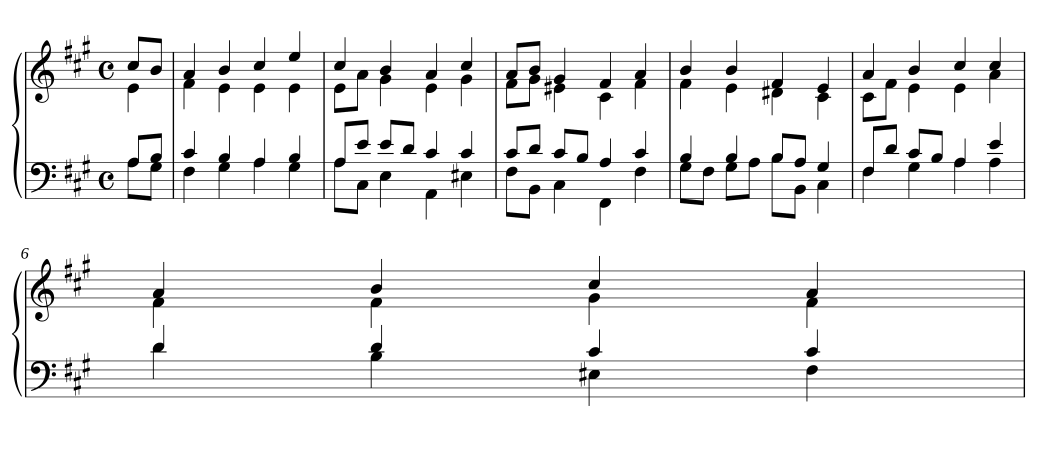
#> input picture tests/fixtures/closed.png, 3150 x 1347 px (shown at 1/3 size)
$ python -i preprocess.py   (imports and definitions only)
#> lines starting #> are read from the running program, lines starting #| are printed output that depends on the picture; after the words box and inside, x2 and y2 are one past the last pixel; in counts of white or black regions, pixels touching at a corner belong together
"""Image clean-up before OMR: background flattening, deskew and rescaling."""

from __future__ import annotations

from dataclasses import dataclass
from pathlib import Path

import cv2
import numpy as np

TARGET_INTERLINE = 20.0


@dataclass
class PreprocessInfo:
    interline: float | None
    line_thickness: float | None
    skew_degrees: float
    scale: float
    flattened: bool


def _binary(gray: np.ndarray) -> np.ndarray:
    _, bw = cv2.threshold(gray, 0, 255, cv2.THRESH_BINARY_INV + cv2.THRESH_OTSU)
    return bw


def estimate_staff_metrics(gray: np.ndarray) -> tuple[float | None, float | None]:
    """Return (interline, line thickness) in pixels from vertical run lengths."""
    bw = _binary(gray) > 0
    _, w = bw.shape
    black_runs: list[int] = []
    combo_runs: list[int] = []
    for x in range(0, w, max(1, w // 200)):
        col = bw[:, x].astype(np.int8)
        edges = np.flatnonzero(np.diff(np.concatenate(([0], col, [0]))))
        starts, ends = edges[0::2], edges[1::2]
        if len(starts) < 2:
            continue
        lengths = ends - starts
        black_runs.extend(lengths.tolist())
        combo_runs.extend((starts[1:] - starts[:-1]).tolist())
    if not black_runs or not combo_runs:
        return None, None
    thickness = float(np.bincount(black_runs).argmax())
    combo = np.bincount(combo_runs)
    combo[: int(thickness) + 3] = 0
    interline = float(combo.argmax()) if combo.any() else None
    return interline, thickness


def estimate_skew(gray: np.ndarray) -> float:
    """Skew angle in degrees, from long near-horizontal lines (staff lines)."""
    bw = _binary(gray)
    _, w = bw.shape
    lines = cv2.HoughLinesP(bw, 1, np.pi / 1800, threshold=200, minLineLength=w // 4, maxLineGap=10)
    if lines is None:
        return 0.0
    angles = []
    for x1, y1, x2, y2 in lines.reshape(-1, 4):
        a = np.degrees(np.arctan2(y2 - y1, x2 - x1))
        if abs(a) < 10:
            angles.append(a)
    return float(np.median(angles)) if angles else 0.0


def rotate(gray: np.ndarray, degrees: float) -> np.ndarray:
    h, w = gray.shape
    m = cv2.getRotationMatrix2D((w / 2, h / 2), degrees, 1.0)
    return cv2.warpAffine(gray, m, (w, h), flags=cv2.INTER_CUBIC, borderValue=255)


def flatten_background(gray: np.ndarray) -> tuple[np.ndarray, bool]:
    """Remove uneven lighting (phone photos). No-op for clean scans."""
    k = max(15, (min(gray.shape) // 40) | 1)
    bg = cv2.medianBlur(cv2.dilate(gray, np.ones((7, 7), np.uint8)), k)
    if float(bg.std()) < 8.0:
        return gray, False
    diff = 255 - cv2.absdiff(gray, bg)
    norm = cv2.normalize(diff, None, 0, 255, cv2.NORM_MINMAX)
    return norm, True


def preprocess_image(src: Path, dst: Path, target_interline: float = TARGET_INTERLINE) -> PreprocessInfo:
#> called with src = '../../tests/fixtures/closed.png', dst = 'out.png', target_interline = 20
    gray = cv2.imread(str(src), cv2.IMREAD_GRAYSCALE)
#> gray is the input picture: shape (1347, 3150); min 0, max 255, mean 238.1
    if gray is None:
        raise ValueError(f"Cannot read image {src}")
    gray, flattened = flatten_background(gray)
#> in flatten_background, `bg = cv2.medianBlur(cv2.dilate(gray, np.ones((7, 7), np.uint8)), k)`:
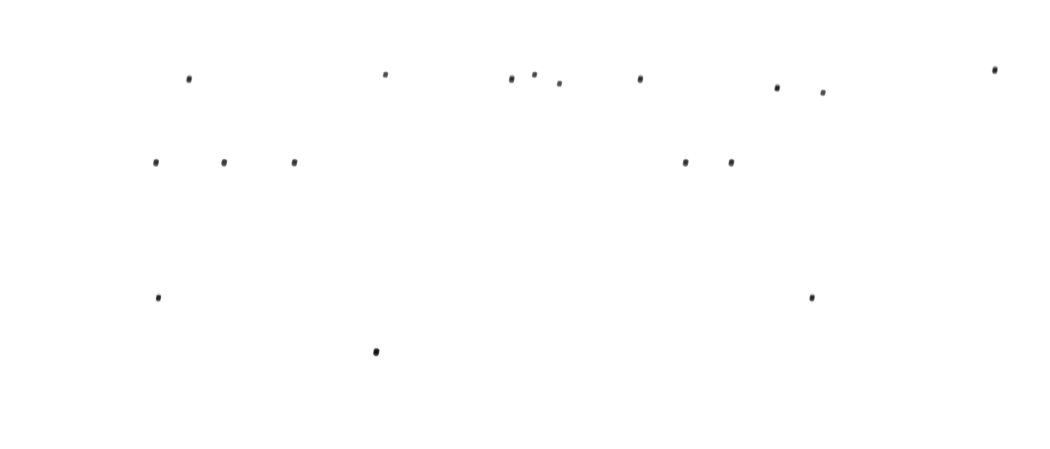
#> bg: shape (1347, 3150) (shown at 1/3 size); min 15, max 255, mean 254.8
#> flattened = False
    skew = estimate_skew(gray)
#> in _binary, `_, bw = cv2.threshold(gray, 0, 255, cv2.THRESH_BINARY_INV + cv2.THRESH..`:
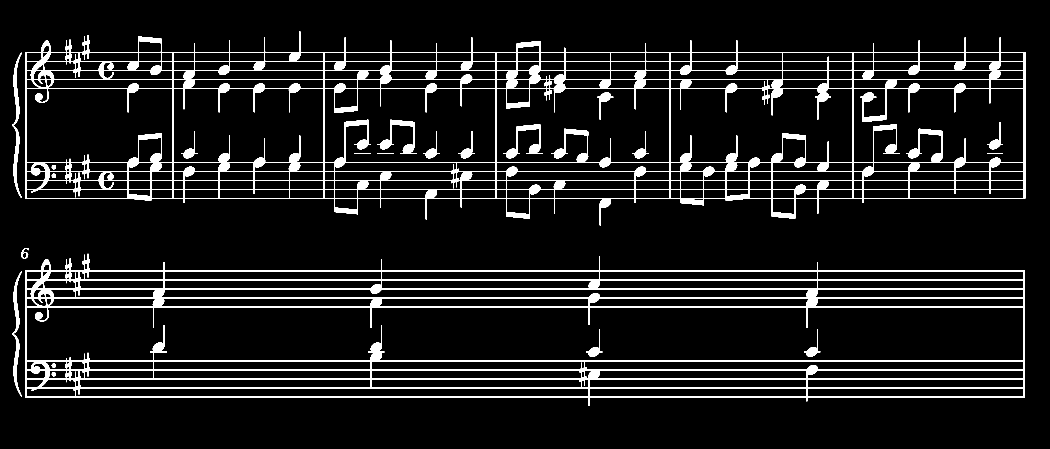
#> bw: shape (1347, 3150) (shown at 1/3 size); 7.1% white; 22 white regions, largest, box (x1, y1, x2, y2) and area: (75, 94, 3076, 677) 194226, (75, 761, 3075, 1218) 84294, (36, 158, 66, 594) 3445
#> in estimate_skew, `lines = cv2.HoughLinesP(bw, 1, np.pi / 1800, threshold=200, minLineLen..`: lines = 45 rows, first 6: [75, 1164, 3074, 1164], [75, 866, 3074, 866], [75, 893, 3074, 893], [75, 594, 3075, 594], [75, 514, 3075, 514], [75, 184, 3075, 184]
#> the loop in estimate_skew, `for x1, y1, x2, y2 in lines.reshape(-1, 4):` made 45 passes
#> (y1, x2, y2) on passes 1 to 12: (1164, 3074, 1164), (866, 3074, 866), (893, 3074, 893), (594, 3075, 594), (514, 3075, 514), (184, 3075, 184), (1190, 3074, 1190), (541, 3075, 541), (1163, 3074, 1163), (210, 3075, 210), (1083, 3074, 1083), (596, 3074, 596)
#> after the loop in estimate_skew, `for x1, y1, x2, y2 in lines.reshape(-1, 4):`: angles = 45 values from 0 to 0
#> skew = 0
    if abs(skew) > 0.1:
        gray = rotate(gray, skew)
    interline, thickness = estimate_staff_metrics(gray)
#> the loop in estimate_staff_metrics, `for x in range(0, w, max(1, w // 200)):` made 210 passes
#> (edges, starts, ends, lengths) on passes 5 to 6: ([163, 170, 582, 590, 819, 826, 1177, 1185], [163, 582, 819, 1177], [170, 590, 826, 1185], [7, 8, 7, 8]), ([156, 597, 745, 747, 757, 759, 774, 776, 812, 1192], [156, 745, 757, 774, 812], [597, 747, 759, 776, 1192], [441, 2, 2, 2, 380])
#> after the loop in estimate_staff_metrics, `for x in range(0, w, max(1, w // 200)):`: black_runs = 4137 values, max 441 at index 12, min 2 at index 13, mean 4.95; combo_runs = 3935 values, max 656 at index 2559, min 3 at index 53, mean 53.12
#> in estimate_staff_metrics, `thickness = float(np.bincount(black_runs).argmax())`: thickness = 2
#> in estimate_staff_metrics, `combo = np.bincount(combo_runs)`: combo = 657 values, max 2815 at index 27, min 0 at index 0, mean 5.99
#> in estimate_staff_metrics, `interline = float(combo.argmax()) if combo.any() else None`: interline = 27
#> interline = 27; thickness = 2
    scale = 1.0
    if interline and (interline < 0.75 * target_interline or interline > 2.0 * target_interline):
        scale = target_interline / interline
        interp = cv2.INTER_CUBIC if scale > 1 else cv2.INTER_AREA
        gray = cv2.resize(gray, None, fx=scale, fy=scale, interpolation=interp)
#> (the run stopped early here; a loop or call above may not have finished)

$ run again, on tests/fixtures/open.png
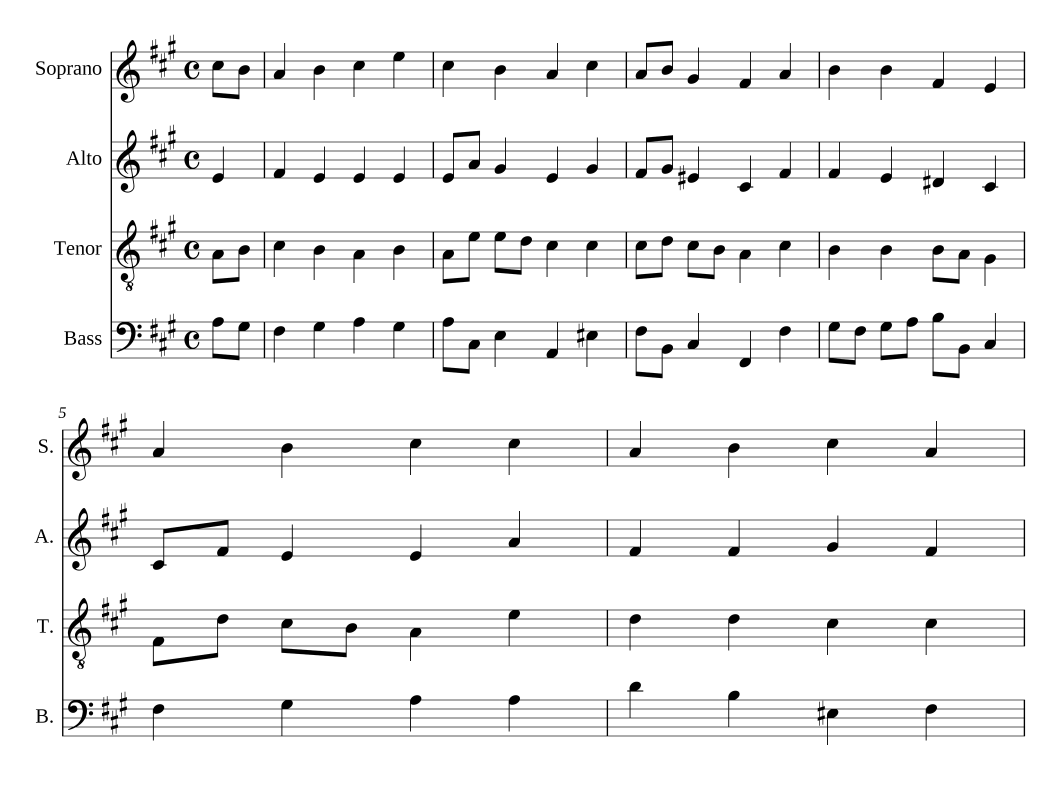
#> input picture tests/fixtures/open.png, 3150 x 2364 px (shown at 1/3 size)
#> in preprocess_image, gray is the input picture: shape (2364, 3150); min 0, max 255, mean 240.4
#> bg: shape (2364, 3150); every value is 255
#> flattened = False
#> in _binary, `_, bw = cv2.threshold(gray, 0, 255, cv2.THRESH_BINARY_INV + cv2.THRESH..`:
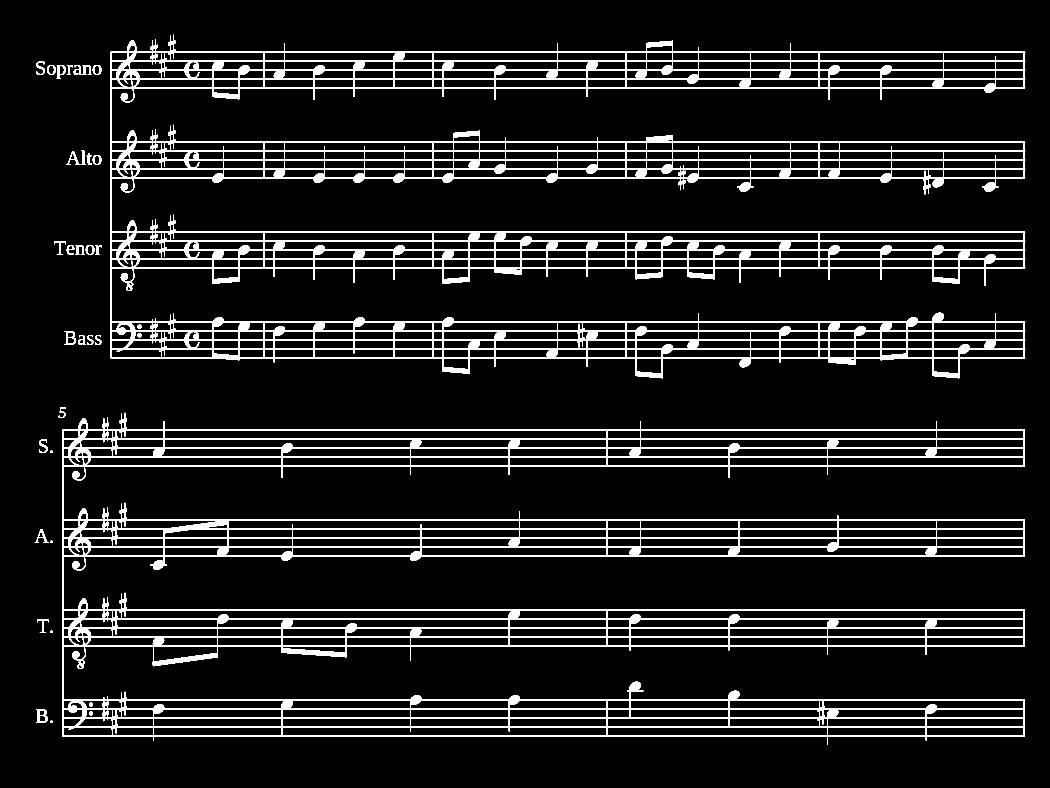
#> bw: shape (2364, 3150) (shown at 1/3 size); 5.8% white; 35 white regions, largest, box (x1, y1, x2, y2) and area: (332, 104, 3076, 1135) 240328, (186, 1238, 3075, 2235) 182208, (193, 994, 229, 1034) 612
#> lines = 86 rows, first 6: [186, 1371, 3074, 1371], [332, 210, 3075, 210], [186, 1830, 3074, 1830], [332, 182, 3075, 182], [186, 1316, 3074, 1316], [332, 696, 3075, 696]
#> the loop in estimate_skew, `for x1, y1, x2, y2 in lines.reshape(-1, 4):` made 86 passes
#> after the loop in estimate_skew, `for x1, y1, x2, y2 in lines.reshape(-1, 4):`: angles = 80 values from 0 to 0
#> skew = 0
#> the loop in estimate_staff_metrics, `for x in range(0, w, max(1, w // 200)):` made 210 passes
#> (starts, ends, lengths) on passes 10, 13: ([1318, 1336, 1354, 1610, 1858, 1896, 2129, 2147, 2162], [1321, 1343, 1358, 1628, 1861, 1898, 2145, 2151, 2167], [3, 7, 4, 18, 3, 2, 16, 4, 5]), ([196, 222, 235, 724, 1229, 1252], [199, 224, 237, 764, 1238, 1254], [3, 2, 2, 40, 9, 2])
#> after the loop in estimate_staff_metrics, `for x in range(0, w, max(1, w // 200)):`: black_runs = 7698 values, max 111 at index 3458, min 1 at index 1756, mean 3.59; combo_runs = 7500 values, max 1099 at index 2, min 3 at index 84, mean 52.94
#> in estimate_staff_metrics, `thickness = float(np.bincount(black_runs).argmax())`: thickness = 2
#> combo = 1100 values, max 5369 at index 27, min 0 at index 0, mean 6.82
#> in estimate_staff_metrics, `interline = float(combo.argmax()) if combo.any() else None`: interline = 27
#> in preprocess_image, `interline, thickness = estimate_staff_metrics(gray)`: thickness = 2
